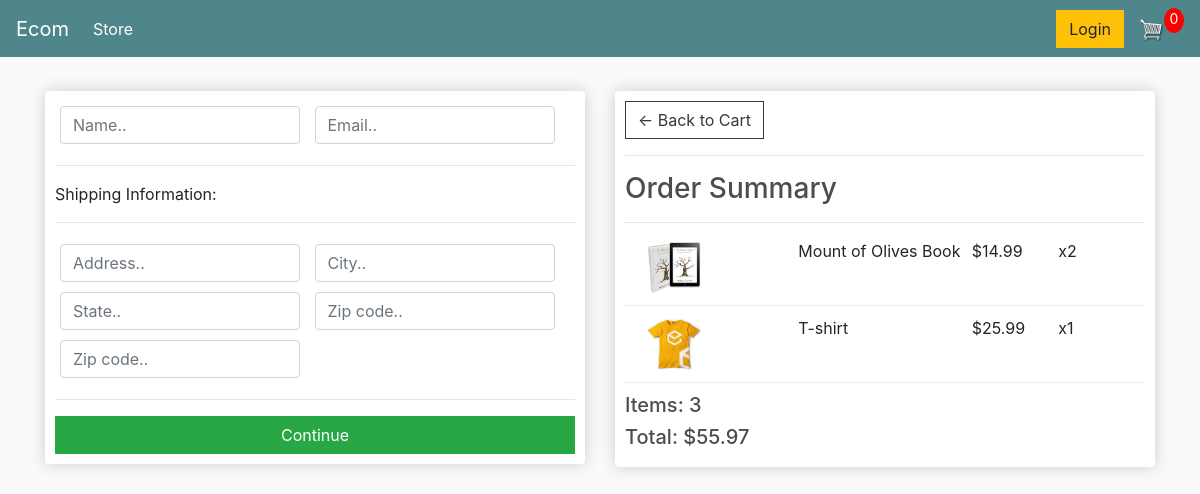
/checkout/ (signed in), run on an earlier commit of the app's database.
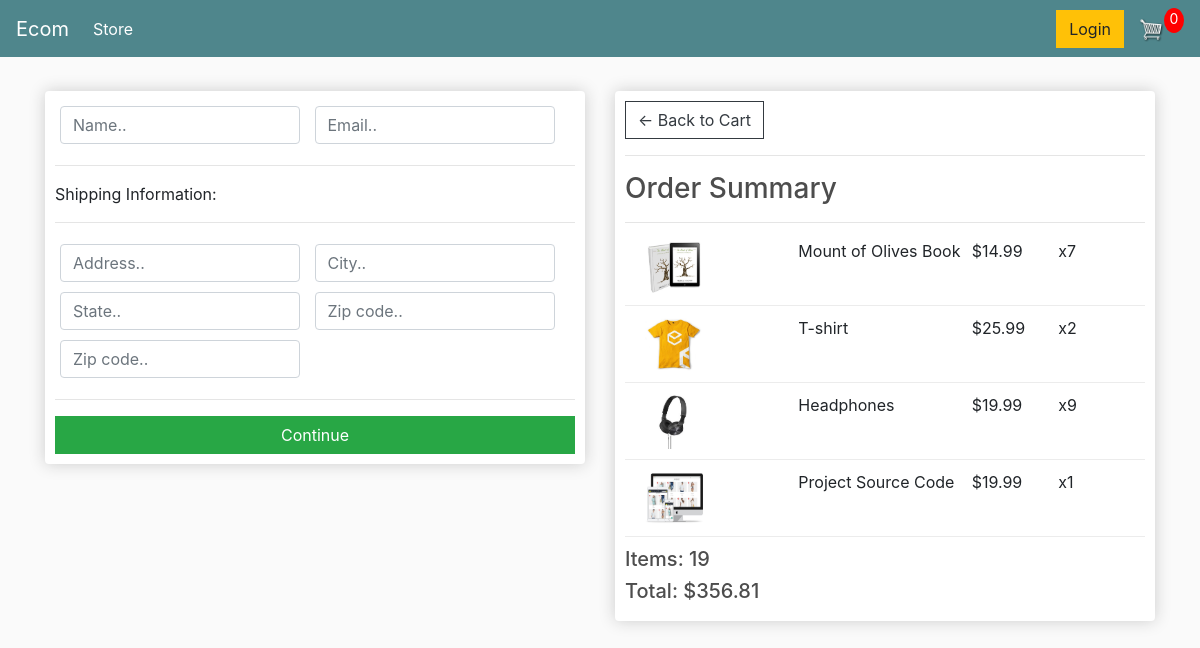
And on a later commit of the database.
### store/models.py (models this page shows, shortened)
class OrderItem(models.Model):
	product = models.ForeignKey(Product, on_delete=models.SET_NULL, null=True)
	order = models.ForeignKey(Order, on_delete=models.SET_NULL, null=True)
	quantity = models.IntegerField(default=0, null=True, blank=True)
	date_added = models.DateTimeField(auto_now_add=True)
	@property
	def get_total(self):
		total = self.product.price * self.quantity
		return total

class Product(models.Model):
	name = models.CharField(max_length=200)
	price = models.FloatField()
	digital = models.BooleanField(default=False,null=True, blank=True)
	image = models.ImageField(null=True, blank=True)
	@property
	def imageURL(self):
		try:
			url = self.image.url
		except:
			url = ''
		return url

class Order(models.Model):
	customer = models.ForeignKey(Customer, on_delete=models.SET_NULL, null=True, blank=True)
	date_ordered = models.DateTimeField(auto_now_add=True)
	complete = models.BooleanField(default=False)
	transaction_id = models.CharField(max_length=100, null=True)
	@property
	def get_cart_total(self):
		orderitems = self.orderitem_set.all()
		total = sum([item.get_total for item in orderitems])
		return total
	@property
	def get_cart_items(self):
		orderitems = self.orderitem_set.all()
		total = sum([item.quantity for item in orderitems])
		return total

### store/views.py (the view)
# urls.py: path('checkout/', views.checkout, name="checkout"),
def checkout(request):
	if request.user.is_authenticated:
		customer = request.user.customer
		order, created = Order.objects.get_or_create(customer=customer, complete=False)
		items = order.orderitem_set.all()
	else:
		items = []
		order = {'get_cart_total':0, 'get_cart_items':0}
	context = {'items':items, 'order':order}
	return render(request, 'store/checkout.html', context)

### store/templates/store/checkout.html (shortened to what this page needs)
{% extends 'store/main.html' %}
{% load static %}
{% block content %}
     <div class="row">
		<div class="col-lg-6">
			<div class="box-element" id="form-wrapper">
				<form id="form">
					<div id="user-info">
						<div class="form-field">
							<input required class="form-control" type="text" name="name" placeholder="Name..">
						</div>
						<div class="form-field">
							<input required class="form-control" type="email" name="email" placeholder="Email..">
						</div>
					</div>
					<div id="shipping-info">
						<hr>
						<p>Shipping Information:</p>
						<hr>
						<div class="form-field">
							<input class="form-control" type="text" name="address" placeholder="Address..">
						</div>
						<div class="form-field">
							<input class="form-control" type="text" name="city" placeholder="City..">
						</div>
						<div class="form-field">
							<input class="form-control" type="text" name="state" placeholder="State..">
						</div>
						<div class="form-field">
							<input class="form-control" type="text" name="zipcode" placeholder="Zip code..">
						</div>
						<div class="form-field">
							<input class="form-control" type="text" name="country" placeholder="Zip code..">
						</div>
					</div>
					<hr>
					<input id="form-button" class="btn btn-success btn-block" type="submit" value="Continue">
				</form>
			</div>
			<br>
		</div>
		<div class="col-lg-6">
			<div class="box-element">
				<a  class="btn btn-outline-dark" href="{% url 'cart' %}">&#x2190; Back to Cart</a>
				<hr>
				<h3>Order Summary</h3>
				<hr>
				{% for item in items %}
				<div class="cart-row">
					<div style="flex:2"><img class="row-image" src="{{item.product.imageURL}}"></div>
					<div style="flex:2"><p>{{item.product.name}}</p></div>
					<div style="flex:1"><p>${{item.product.price|floatformat:2}}</p></div>
					<div style="flex:1"><p>x{{item.quantity}}</p></div>
				</div>
				{% endfor %}
				<h5>Items:   {{order.get_cart_items}}</h5>
				<h5>Total:   ${{order.get_cart_total|floatformat:2}}</h5>
			</div>
		</div>
	</div>
{% endblock content %}

What changed in the data, as far as the page shows it:
changed OrderItem "Mount of Olives Book": quantity "2" → "7"
changed OrderItem "T-shirt": quantity "1" → "2"
added OrderItem: product.imageURL (picture), product.name "Headphones", product.price "19.99", quantity "9"
added OrderItem: product.imageURL (picture), product.name "Project Source Code", product.price "19.99", quantity "1"
changed through a linked row, Order: get_cart_items "3" → "19"; get_cart_total "55.97" → "356.81"
